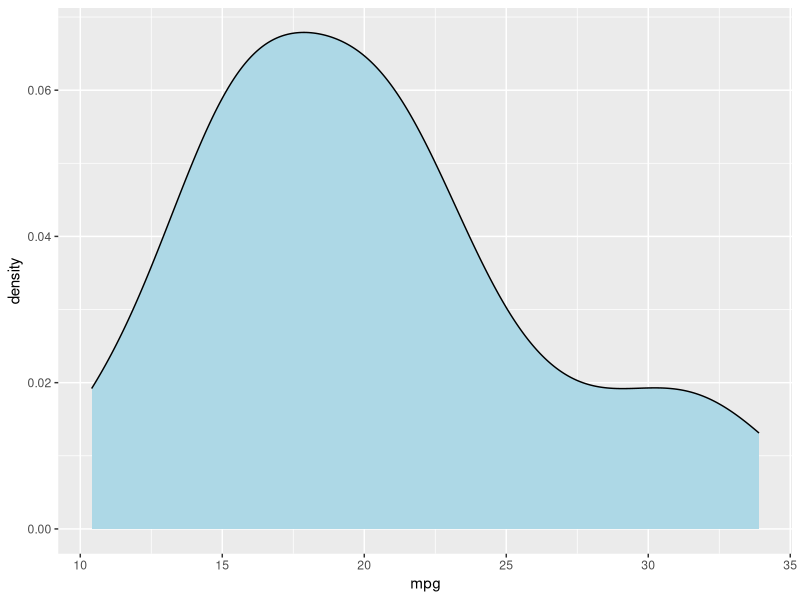
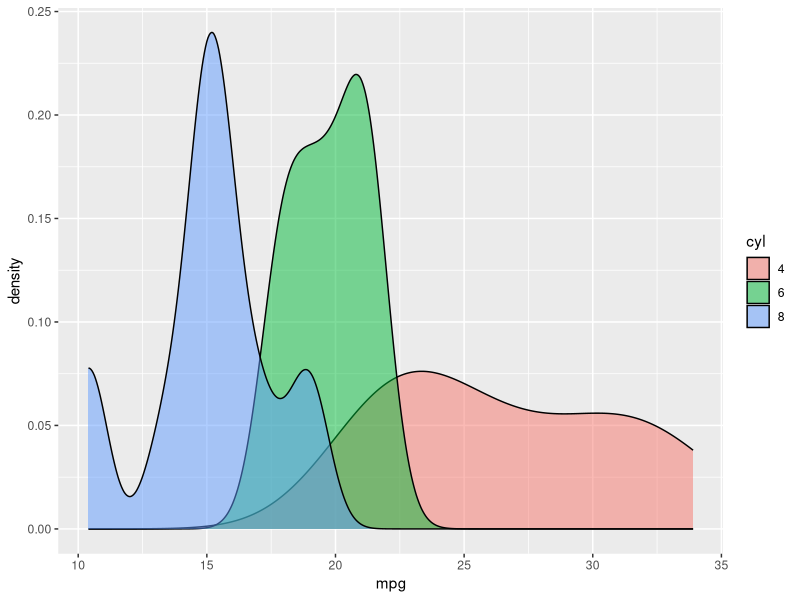
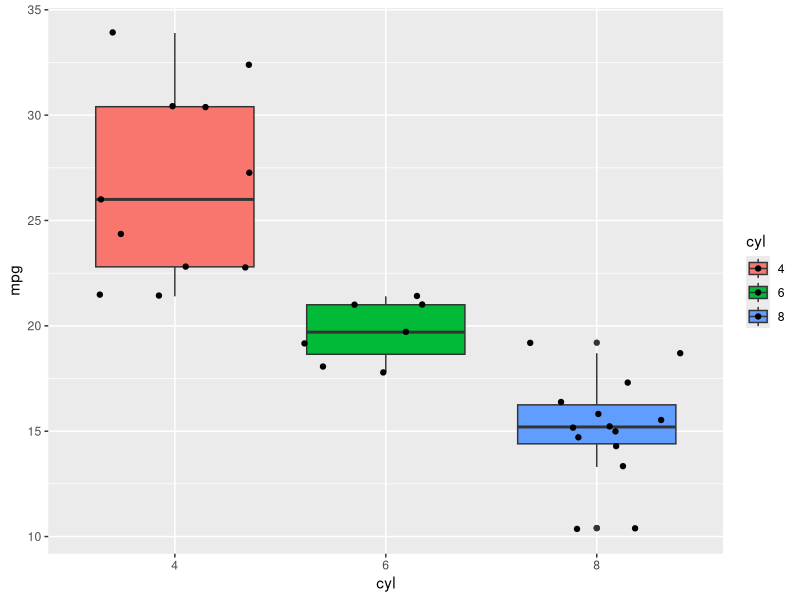
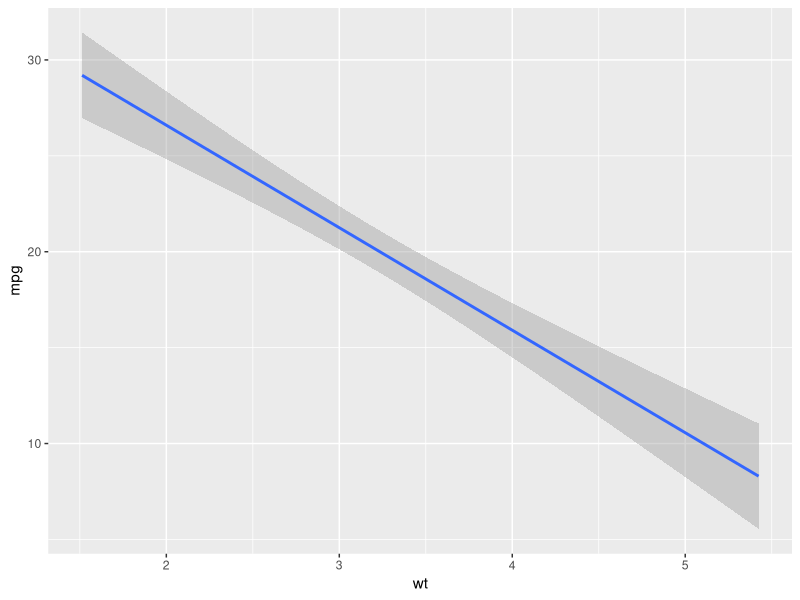
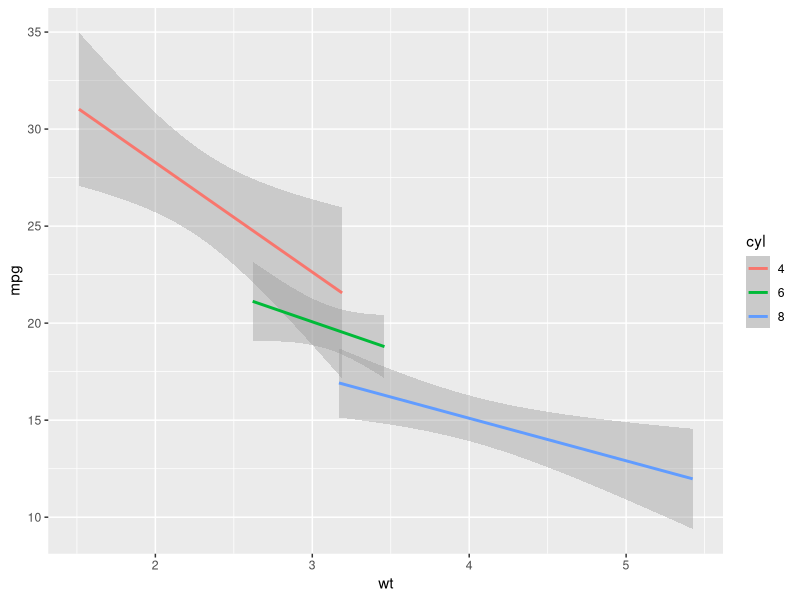
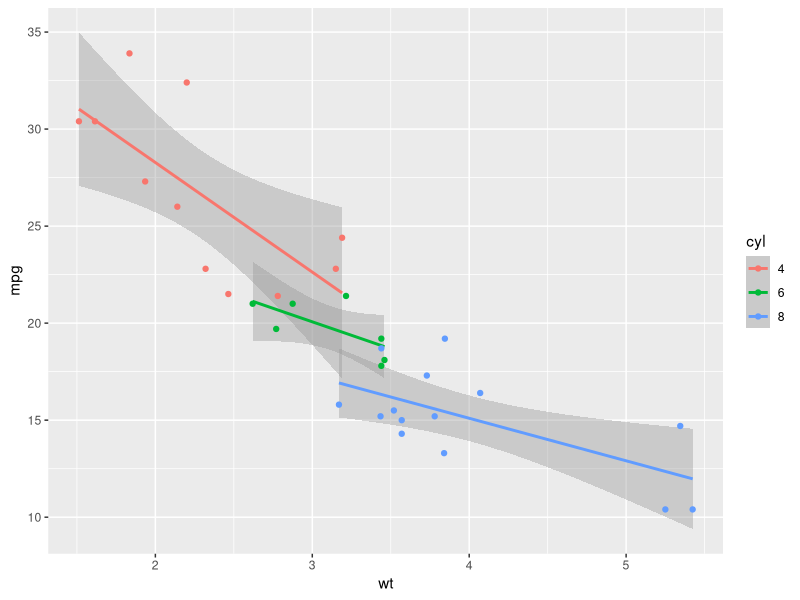
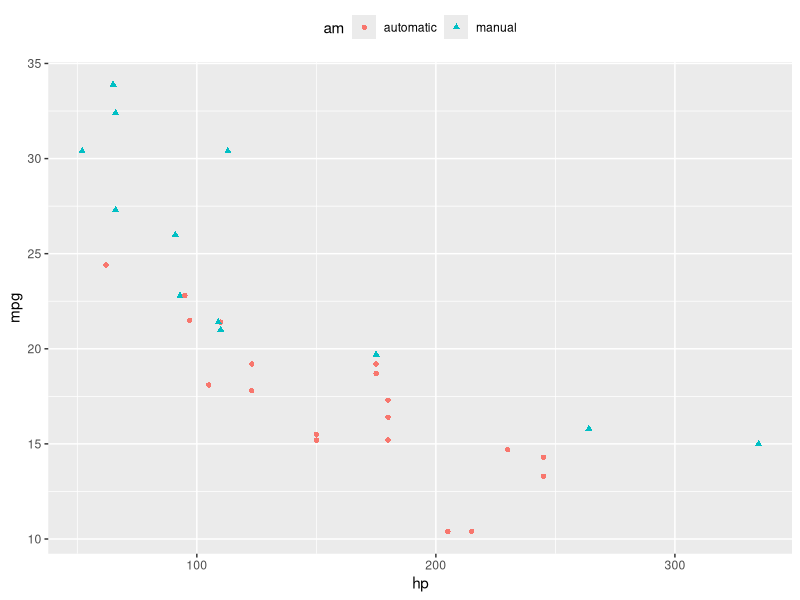
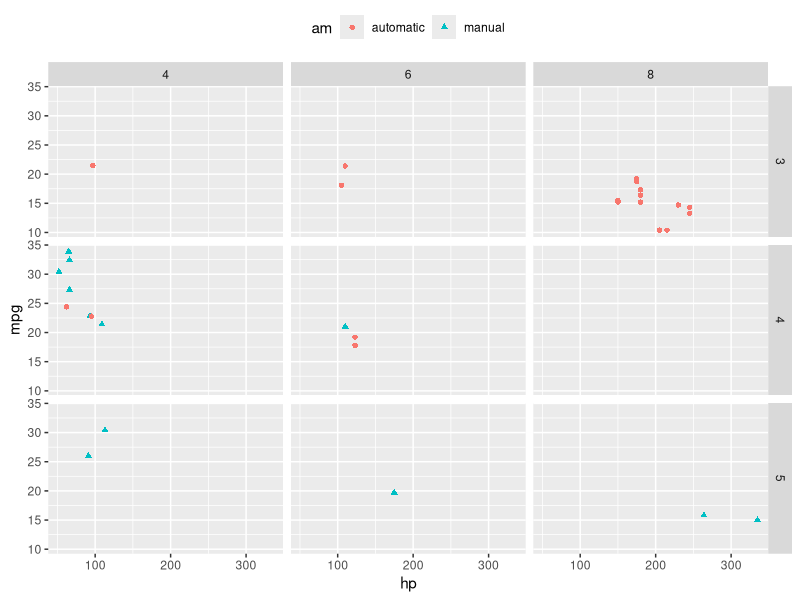

Source code (R) for these figures, in order:
## ---- chunk 1
knitr::opts_chunk$set(echo = TRUE)
## ---- chunk 2
# install.packages(c("tidyr", "reshape2"))
## ---- chunk 3
1+2
4/2
5*(1+2)
5^2
## ---- chunk 4
my_variable <- 7
## ---- chunk 5
my_variable
## ---- chunk 6
x <- c(6,7,8,9,10)
x
x[1]
x[c(2,4)]
x*2
## ---- chunk 7
x <- 1:7
x
## ---- chunk 8
y <- c("hello", "world")
y
## ---- chunk 9
y <- c(1, "hello")
y
## ---- chunk 10
dim(mtcars)
head(mtcars)
## ---- chunk 11
mtcars[1:4, c(1,4)]
## ---- chunk 12
mtcars$mpg
median(mtcars$mpg)
mean(mtcars$mpg)
var(mtcars$mpg)
## ---- chunk 13
str(mtcars)
## ---- chunk 14
mtcars$cyl <- factor(mtcars$cyl)

mtcars$vs <- factor(mtcars$vs)

mtcars$am <- factor(mtcars$am)

mtcars$gear <- factor(mtcars$gear)

mtcars$carb <- factor(mtcars$carb)

str(mtcars)
## ---- chunk 15
levels(mtcars$am) <- c("automatic", "manual")
## ---- chunk 16
# To use the ggplot2 library we have to call it with the library command
# One could think of the command "install.packages" as buying shoes and "library" as putting them on.
library(ggplot2)

ggplot(mtcars, aes(mpg)) + geom_density(fill="lightblue")
## ---- chunk 17
ggplot(mtcars, aes(mpg, fill=cyl)) + geom_density(alpha=.5)
## ---- chunk 18
ggplot(mtcars, aes(cyl, mpg, fill=cyl)) + geom_boxplot() + geom_jitter()
## ---- chunk 19
ggplot(mtcars, aes(wt, mpg)) + stat_smooth(method="lm")
## ---- chunk 20
p <- ggplot(mtcars, aes(wt, mpg, color=cyl)) + stat_smooth(method="lm") 
p
p + geom_point()
## ---- chunk 21
p <- ggplot(mtcars, aes(hp, mpg, color=am, shape=am)) + geom_point() 
p <- p + theme(legend.position="top")
p
p + facet_grid(gear~cyl)
## ---- chunk 22
library(dplyr)
## ---- chunk 23
summarise(mtcars, mean_mpg=mean(mpg), mean_wt=mean(wt))
temp <- group_by(mtcars, cyl)
temp1 <- summarise(temp, mean_mpg=mean(mpg), mean_wt=mean(wt))
temp1

# one could alternatively chain the operation using the pipe operation %>%
# mtcars %>% group_by(cyl) %>% summarise(mean_mpg=mean(mpg), mean_wt=mean(wt))
## ---- chunk 24
temp <- mtcars %>% select(mpg, cyl)
temp
## ---- chunk 25
mtcars %>% select(cyl,am,wt) %>% arrange(cyl,am,wt)
## ---- chunk 26
temp1 <- mtcars %>% mutate(heavy=factor(ifelse(wt < 3, "Light", "Heavy")))
str(temp1)
## ---- chunk 27
temp1 %>% filter(heavy=="Heavy")
## ---- chunk 28
# A Tsanas, MA Little, PE McSharry, LO Ramig (2009)
# 'Accurate telemonitoring of Parkinson.s disease progression by non-invasive speech tests',
library(data.table)
# url <- "https://archive.ics.uci.edu/ml/machine-learning-databases/
# parkinsons/telemonitoring/parkinsons_updrs.data"

#parkinson_dat <- fread(url)
#names(parkinson_dat)[1] <- "subject"

#write.csv(parkinson_dat, file="parkinson_dat.csv")

parkinson_dat <- read.csv("parkinson_dat.csv")

str(parkinson_dat)
## ---- chunk 29
parkinson_dat$sex <- factor(parkinson_dat$sex)
levels(parkinson_dat$sex) <- c("male", "female")
## ---- chunk 30
parkinson_dat %>% distinct(subject, .keep_all = TRUE) %>% group_by(sex) %>%
  summarise(count=n(), mean_age=mean(age))
## ---- chunk 31
parkinson_dat_old <- parkinson_dat %>% filter(age >= 65)
parkinson_dat_old %>% distinct(subject, .keep_all = TRUE) %>% group_by(sex) %>%
  summarise(count=n(), mean_age=mean(age))
## ---- chunk 32
library(ggplot2)
ggplot(parkinson_dat, aes(sex, motor_UPDRS, fill=sex)) + geom_boxplot()
## ---- chunk 33
new_parkinson_dat <- parkinson_dat %>% group_by(subject) %>%
  summarise(mean_motor_UPDRS = mean(motor_UPDRS), age=mean(age))
new_parkinson_dat
## ---- chunk 34
new_parkinson_dat$old <- new_parkinson_dat$age >= 65
ggplot(new_parkinson_dat, aes(old, mean_motor_UPDRS, fill=old)) +
  geom_boxplot() #+ ggtitle("my title") + xlab("x lab") + ylab("y lab")
## ---- chunk 35
parkinson_dat_sub <- subset(parkinson_dat, subject<=6)
ggplot(parkinson_dat_sub, aes("", total_UPDRS, fill=age)) + geom_boxplot() +
  facet_wrap(~subject, ncol = 3)
## ---- chunk 36
parkinson_dat_select <- parkinson_dat %>% select(total_UPDRS,PPE,DFA)
head(parkinson_dat_select)
library(reshape2)
parkinson_dat_melt <- melt(parkinson_dat_select, id="total_UPDRS")
head(parkinson_dat_melt)
ggplot(parkinson_dat_melt, aes(value, total_UPDRS)) + stat_smooth(method = "lm") +
  geom_point(alpha=0.15) + facet_wrap(~variable, scales="free",ncol=1)
## ---- chunk 37
mymodel <- lm(total_UPDRS~age+sex+PPE+DFA+0, parkinson_dat) # + 0 is fot no intercept, coherent with the paper from which the data comes from
summary(mymodel)
## ---- chunk 38
#breast_cancer <- fread("https://archive.ics.uci.edu/ml/machine-learning-databases/breast-cancer-wisconsin/breast-cancer-wisconsin.data")
#names(breast_cancer) <- c("id_number", "clump_thickness", "cell_size", "cell_shape", "marginal_adhesion", "single_epithelial", "bare_nuclei", "bland_chromatin", "normal_nucleoli", "mitoses", "class")
#write.csv(breast_cancer, file="breast_cancer.csv")

breast_cancer <- read.csv("breast_cancer.csv")
str(breast_cancer)
## ---- chunk 39
breast_cancer$class <- factor(breast_cancer$class)
levels(breast_cancer$class) <- c("benign", "malignant")
str(breast_cancer)
## ---- chunk 40
breast_cancer %>% group_by(class) %>% summarise(count=n())
## ---- chunk 41
ggplot(breast_cancer, aes(clump_thickness)) + geom_bar()
## ---- chunk 42
ggplot(breast_cancer, aes(class, clump_thickness, fill=class)) + geom_boxplot()
## ---- chunk 43
model <- glm(class~clump_thickness, family = "binomial", data=breast_cancer)
summary(model)
